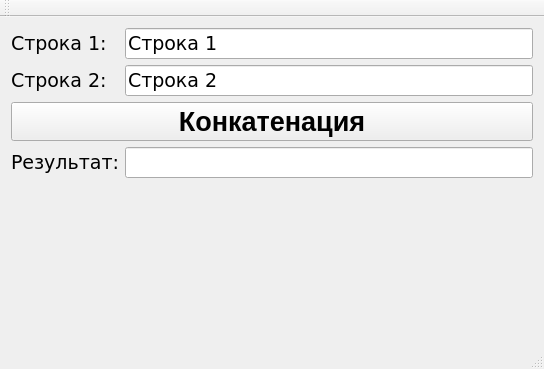
<?xml version="1.0" encoding="UTF-8"?>
<ui version="4.0">
 <class>MainWindow</class>
 <widget class="QMainWindow" name="MainWindow">
  <property name="geometry">
   <rect>
    <x>0</x>
    <y>0</y>
    <width>544</width>
    <height>369</height>
   </rect>
  </property>
  <property name="font">
   <font>
    <family>Verdana</family>
    <pointsize>14</pointsize>
   </font>
  </property>
  <property name="windowTitle">
   <string>MainWindow</string>
  </property>
  <widget class="QWidget" name="centralWidget">
   <layout class="QFormLayout" name="formLayout">
    <item row="0" column="0">
     <widget class="QLabel" name="strLabel1">
      <property name="text">
       <string>Строка 1:</string>
      </property>
     </widget>
    </item>
    <item row="0" column="1">
     <widget class="QLineEdit" name="strEdit1">
      <property name="text">
       <string>Строка 1</string>
      </property>
     </widget>
    </item>
    <item row="1" column="1">
     <widget class="QLineEdit" name="strEdit2">
      <property name="text">
       <string>Строка 2</string>
      </property>
     </widget>
    </item>
    <item row="4" column="0">
     <widget class="QLabel" name="resultLabel">
      <property name="text">
       <string>Результат:</string>
      </property>
     </widget>
    </item>
    <item row="4" column="1">
     <widget class="QLineEdit" name="resultEdit"/>
    </item>
    <item row="3" column="0" colspan="2">
     <widget class="QPushButton" name="concatButton">
      <property name="font">
       <font>
        <family>Tahoma</family>
        <pointsize>20</pointsize>
        <weight>75</weight>
        <bold>true</bold>
       </font>
      </property>
      <property name="text">
       <string>Конкатенация</string>
      </property>
     </widget>
    </item>
    <item row="1" column="0">
     <widget class="QLabel" name="strLabel2">
      <property name="text">
       <string>Строка 2:</string>
      </property>
     </widget>
    </item>
    <item row="5" column="0">
     <layout class="QVBoxLayout" name="verticalLayout"/>
    </item>
   </layout>
  </widget>
  <widget class="QMenuBar" name="menuBar">
   <property name="geometry">
    <rect>
     <x>0</x>
     <y>0</y>
     <width>544</width>
     <height>29</height>
    </rect>
   </property>
  </widget>
  <widget class="QToolBar" name="mainToolBar">
   <attribute name="toolBarArea">
    <enum>TopToolBarArea</enum>
   </attribute>
   <attribute name="toolBarBreak">
    <bool>false</bool>
   </attribute>
  </widget>
  <widget class="QStatusBar" name="statusBar"/>
 </widget>
 <layoutdefault spacing="6" margin="11"/>
 <resources/>
 <connections/>
</ui>
